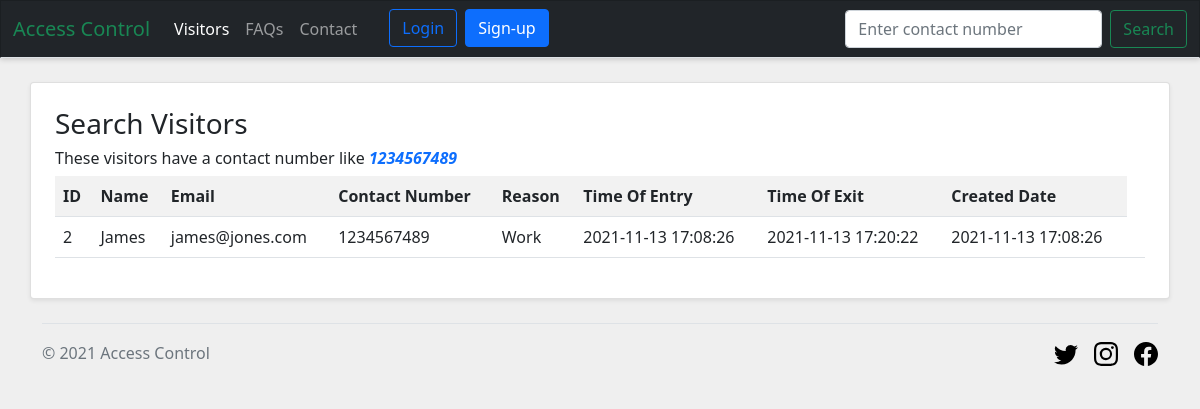
The app's page /search.php?contact_number=1234567489 with its own data.
### tables this page shows
CREATE TABLE `visitors` (
  `id` int(11) NOT NULL AUTO_INCREMENT,
  `name` text DEFAULT NULL,
  `email` varchar(256) DEFAULT NULL,
  `contact_number` varchar(256) DEFAULT NULL,
  `reason` text DEFAULT NULL,
  `time_of_entry` timestamp NOT NULL DEFAULT current_timestamp(),
  `time_of_exit` datetime DEFAULT NULL,
  `created` datetime DEFAULT current_timestamp(),
  PRIMARY KEY (`id`)
);

### search.php (the view, shortened to what this page needs)
<?php
require_once("config/db.php");
$query = "SELECT * FROM `visitors` WHERE `contact_number` LIKE '%". $_REQUEST['contact_number'] ."%'";
$result = mysqli_query($connection, $query);
?>
<?php require_once("header.php"); ?>
<section>
    <div class="container card rounded bg-white shadow-sm my-4 p-4">
        <h3>Search Visitors</h3>
        <h6>These visitors have a contact number like <span class="text-primary fw-bold fst-italic"><?php echo $_REQUEST['contact_number']; ?></span></h6>
        <table class="table table-striped table-hover">
            <tr>
                <th>ID</th>
                <th>Name</th>
                <th>Email</th>
                <th>Contact Number</th>
                <th>Reason</th>
                <th>Time Of Entry</th>
                <th>Time Of Exit</th>
                <th>Created Date</th>
            </tr>
            <?php
            if($result->num_rows > 0){
                while($all_visitors = mysqli_fetch_array($result)){
            ?>
            <tr>
                <td><?php echo $all_visitors['id']; ?></td>
                <td><?php echo $all_visitors['name']; ?></td>
                <td><?php echo $all_visitors['email']; ?></td>
                <td><?php echo $all_visitors['contact_number']; ?></td>
                <td><?php echo $all_visitors['reason']; ?></td>
                <td><?php echo $all_visitors['time_of_entry'] ; ?></td>
                <td><?php echo $all_visitors['time_of_exit']; ?></td>
                <td><?php echo $all_visitors['created']; ?></td>
                <td class="nowrap">
                </td>
            </tr>
            <?php }}else{
                echo '<h6 class="text-danger">No visitor information found.</h6>';
            } ?>
        </table>
    </div>
</section>
<?php require_once("footer.php"); ?>

### resources/css/site.css (style rules this page uses)
body { background-color: #efefef !important; }
.nowrap { white-space: nowrap; }

### records on screen
visitors: id "2", name "James", email "james@jones.com", contact_number "1234567489", reason "Work", time_of_entry "2021-11-13 17:08:26", time_of_exit "2021-11-13 17:20:22", created "2021-11-13 17:08:26"

### other values on screen
$_REQUEST['contact_number'] "1234567489"
